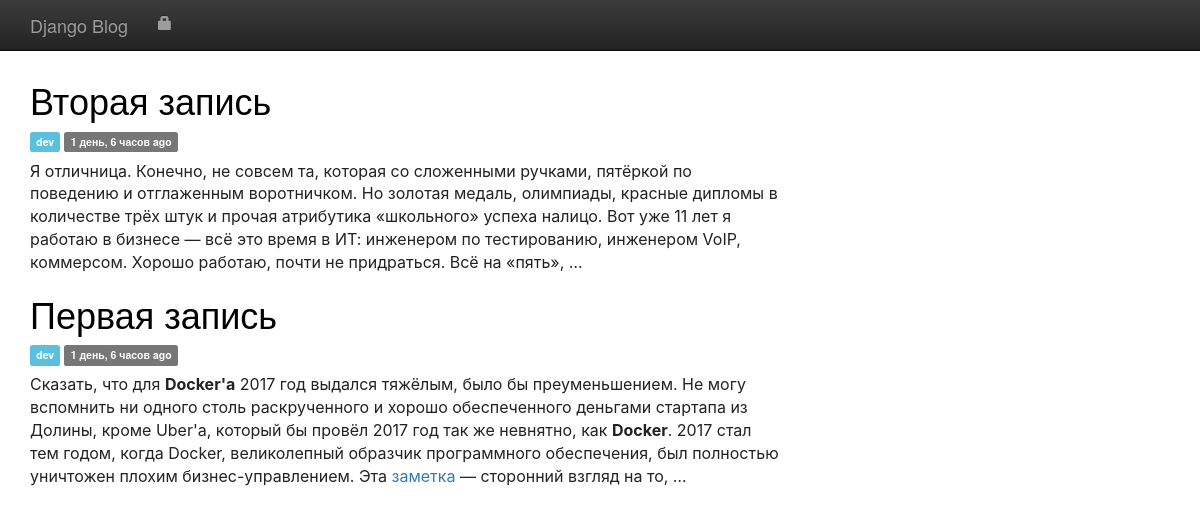
Before: / with the older database file.
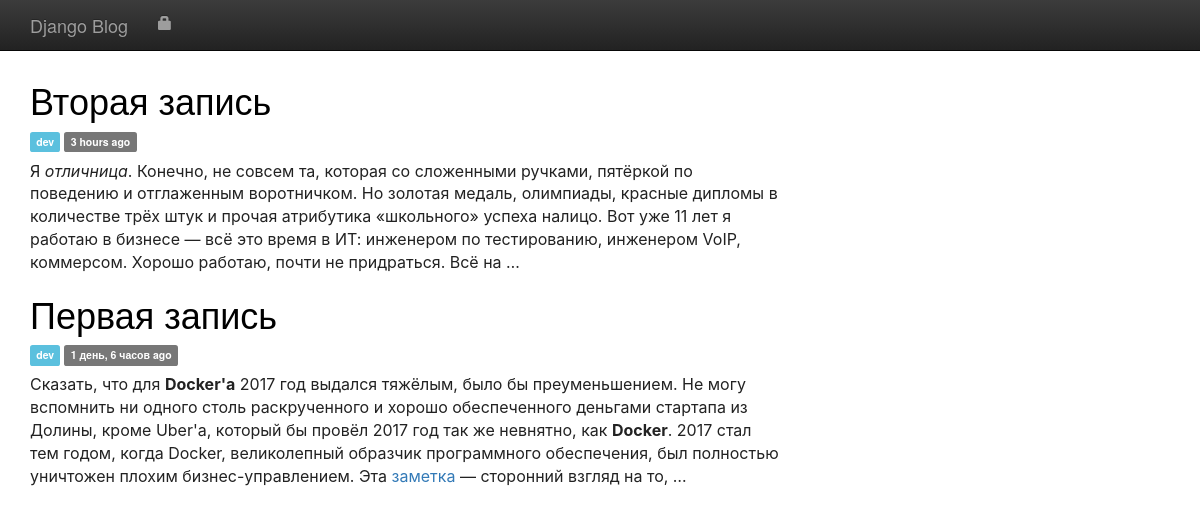
After: the same page with the newer database file.
### blog/models.py (models this page shows, shortened)
class Post(models.Model):
    author = models.ForeignKey('auth.User')
    title = models.CharField(max_length=200)
    tag = models.CharField(max_length=100)
    created_date = models.DateTimeField(default=timezone.now)
    published_date = models.DateTimeField(blank=True, null=True)
    text = HTMLField('Text')
    slug = models.SlugField(max_length=100, unique=True)

### blog/views.py (the view)
# urls.py: url(r'^$', views.post_list, name='post_list'),
def post_list(request):
    posts = Post.objects.filter(published_date__lte=timezone.now()).order_by('-published_date')
    return render(request, 'blog/post_list.html', {'posts': posts})

### blog/templates/blog/post_list.html
{% extends 'blog/base.html' %}
{% block content %}
{% load humanize %}
 <div class="container"><div class="row"><div class="col-lg-8 col-md-10 mx-auto">
    {% for post in posts %}
            <h1><a href="{% url 'post_detail' slug=post.slug %}">{{ post.title }}</a></h1>
            <span class="label label-info">{{ post.tag }}</span>
            <span class="label label-default">{{ post.published_date|naturaltime }}</span>
            <p>{{ post.text|truncatewords_html:60|safe }}</p>
    {% endfor %}
</div></div></div>
{% endblock %}

### blog/templates/blog/base.html (shortened to what this page needs)
{% load staticfiles %}
<html>
    <head>
        <link rel="stylesheet" href="//maxcdn.bootstrapcdn.com/bootstrap/3.2.0/css/bootstrap.min.css">
        <link rel="stylesheet" href="//maxcdn.bootstrapcdn.com/bootstrap/3.2.0/css/bootstrap-theme.min.css">
        <link href='//maxcdn.bootstrapcdn.com/font-awesome/4.7.0/css/font-awesome.min.css' rel='stylesheet' type='text/css'>
        <link rel="stylesheet" href="{% static 'css/blog.css' %}">
    </head>
<body>
<div class="navbar navbar-inverse navbar-fixed-top" role="navigation">
  <div class="container">
    <div class="navbar-header">
      <a class="navbar-brand" href="/">Django Blog</a>
    </div>
    <div class="navbar-collapse collapse">
      <ul class="nav navbar-nav">
        {% if user.is_authenticated %}
        <li><a href="{% url 'post_new' %}" class="top-menu"><span class="glyphicon glyphicon-plus"></span></a></li>
        <li><a href="{% url 'logout' %}" class="top-menu"><span class="glyphicon glyphicon-lock"></span></a></li>
        {% else %}
        <li><a href="{% url 'login' %}" class="top-menu"><span class="glyphicon glyphicon-lock"></span></a></li>
        {% endif %}
      </ul>
    </div>
  </div>
</div>
            {% block content %}
            {% endblock %}
</body>
</html>

### blog/static/css/blog.css (style rules this page uses)
body { background: #fff !important; margin-top: 60px; }
h1 a { color: black; }

Changed rows visible on the page:
changed Post "Вторая запись": published_date "1 день, 6 часов ago" → "3 hours ago"; text "Я отличница. Конечно, не совсем та, которая со сложенными ручками, пятёркой по поведению и отглаженным воротничком. Но золотая медаль, олимпиады, красные дипломы в количестве трёх штук и прочая атрибутика «школьного» успеха налицо. Вот уже 11 лет я работаю в бизнесе — всё это время в ИТ: инженером по тестированию, инженером VoIP, коммерсом. Хорошо работаю, почти не придраться. Всё на «пять», …" → "Я отличница . Конечно, не совсем та, которая со сложенными ручками, пятёркой по поведению и отглаженным воротничком. Но золотая медаль, олимпиады, красные дипломы в количестве трёх штук и прочая атрибутика «школьного» успеха налицо. Вот уже 11 лет я работаю в бизнесе — всё это время в ИТ: инженером по тестированию, инженером VoIP, коммерсом. Хорошо работаю, почти не придраться. Всё на …"
